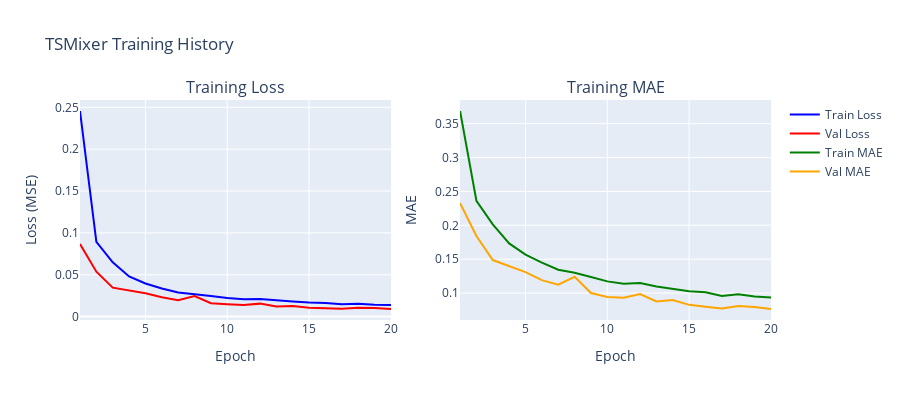

The code cell stored with this chart in its notebook:
### Code cell
# Visualize predictions using KMRPlotter
fig = KMRPlotter.plot_timeseries(
    X=X_test,
    y_true=y_test,
    y_pred=predictions,
    n_samples_to_plot=3,
    feature_idx=0,
    title='TSMixer: Predictions vs Actual'
)
fig.show()

### Figure 1 — Plotly figure (JSON) as saved in the notebook; plotly's stock layout.template omitted (floating-point values rounded to 4 significant figures)
{"data": [{"marker": {"color": "blue"}, "mode": "lines", "name": "Train Loss", "type": "scatter", "x": [1, 2, 3, 4, 5, 6, 7, 8, 9, 10, 11, 12, 13, 14, 15, 16, 17, 18, 19, 20], "xaxis": "x", "y": [0.2456, 0.0894, 0.06482, 0.04802, 0.0396, 0.03361, 0.02887, 0.02697, 0.0245, 0.02218, 0.02061, 0.02103, 0.01923, 0.0181, 0.01696, 0.01638, 0.01468, 0.01534, 0.01431, 0.01392], "yaxis": "y"}, {"marker": {"color": "red"}, "mode": "lines", "name": "Val Loss", "type": "scatter", "x": [1, 2, 3, 4, 5, 6, 7, 8, 9, 10, 11, 12, 13, 14, 15, 16, 17, 18, 19, 20], "xaxis": "x", "y": [0.08672, 0.05366, 0.03456, 0.0308, 0.02786, 0.02309, 0.01955, 0.02463, 0.016, 0.01471, 0.01382, 0.0155, 0.01212, 0.01279, 0.01067, 0.009914, 0.009462, 0.01055, 0.01029, 0.009092], "yaxis": "y"}, {"marker": {"color": "green"}, "mode": "lines", "name": "Train MAE", "type": "scatter", "x": [1, 2, 3, 4, 5, 6, 7, 8, 9, 10, 11, 12, 13, 14, 15, 16, 17, 18, 19, 20], "xaxis": "x2", "y": [0.3686, 0.2361, 0.2014, 0.1733, 0.1567, 0.1449, 0.1346, 0.13, 0.1238, 0.1173, 0.1138, 0.1148, 0.1097, 0.1065, 0.1028, 0.1013, 0.09569, 0.09813, 0.09514, 0.0936], "yaxis": "y2"}, {"marker": {"color": "orange"}, "mode": "lines", "name": "Val MAE", "type": "scatter", "x": [1, 2, 3, 4, 5, 6, 7, 8, 9, 10, 11, 12, 13, 14, 15, 16, 17, 18, 19, 20], "xaxis": "x2", "y": [0.2326, 0.1842, 0.1488, 0.1395, 0.131, 0.1191, 0.1125, 0.1241, 0.1001, 0.09428, 0.09316, 0.09864, 0.08758, 0.08969, 0.0827, 0.07983, 0.07736, 0.08107, 0.07966, 0.07657], "yaxis": "y2"}], "layout": {"annotations": [{"font": {"size": 16}, "showarrow": false, "text": "Training Loss", "x": 0.225, "xanchor": "center", "xref": "paper", "y": 1, "yanchor": "bottom", "yref": "paper"}, {"font": {"size": 16}, "showarrow": false, "text": "Training MAE", "x": 0.775, "xanchor": "center", "xref": "paper", "y": 1, "yanchor": "bottom", "yref": "paper"}], "height": 400, "hovermode": "x unified", "title": {"text": "TSMixer Training History"}, "xaxis": {"anchor": "y", "domain": [0, 0.45], "title": {"text": "Epoch"}}, "xaxis2": {"anchor": "y2", "domain": [0.55, 1], "title": {"text": "Epoch"}}, "yaxis": {"anchor": "x", "domain": [0, 1], "title": {"text": "Loss (MSE)"}}, "yaxis2": {"anchor": "x2", "domain": [0, 1], "title": {"text": "MAE"}}}}
